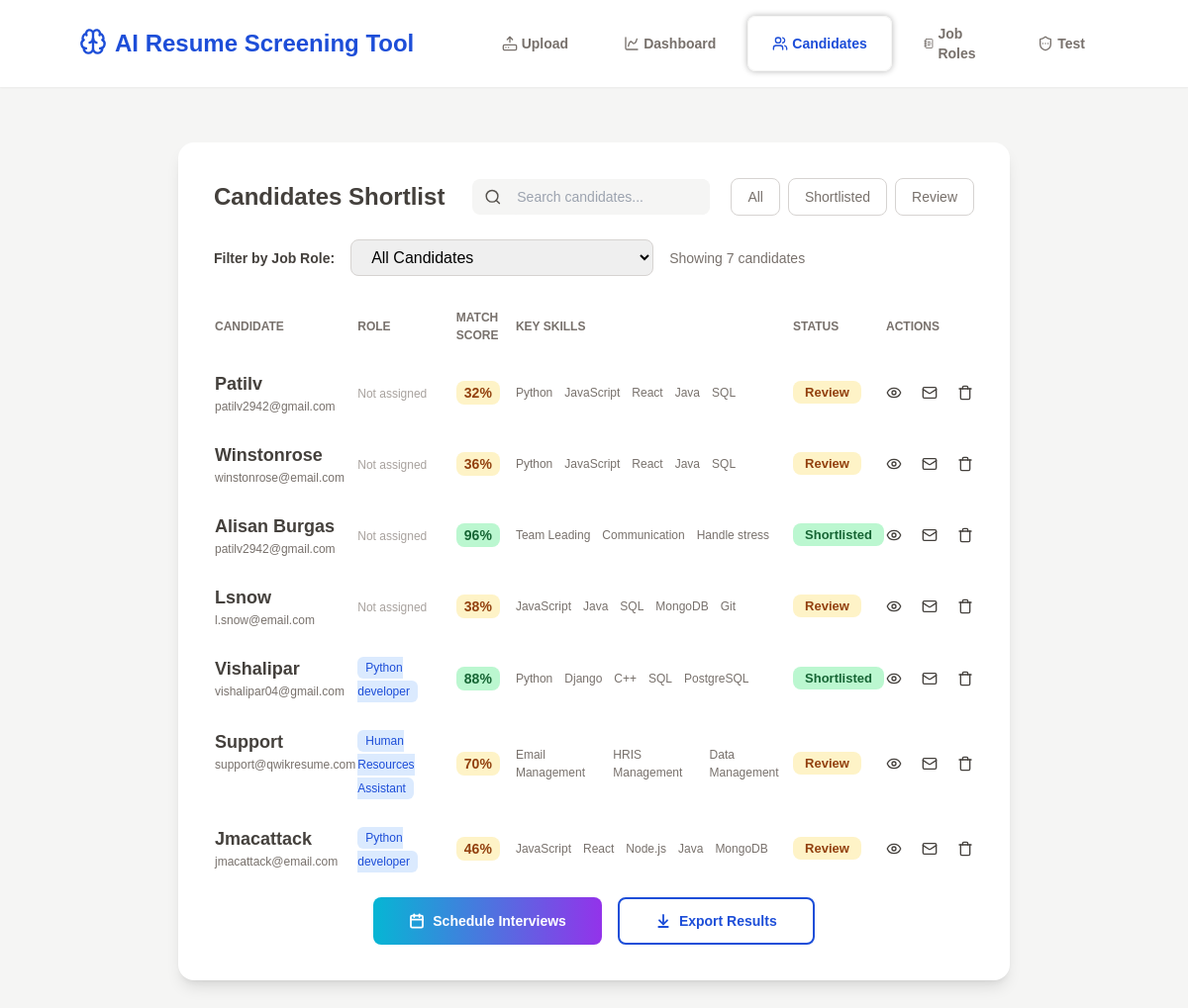
/candidates/, run on the app's committed database.
### resume_screening/models.py (models this page shows, shortened)
class UserInfo(models.Model):
    name = models.CharField(max_length=50)
    email = models.EmailField()
    score = models.IntegerField()
    skills = models.JSONField(default=list)
    resume = models.FileField(upload_to='resumes/')
    status = models.BooleanField(default=False)
    job_role = models.ForeignKey(JobRole, null=True, blank=True, on_delete=models.SET_NULL)

### resume_parser/models.py (models this page shows, shortened)
class JobRole(models.Model):
    title = models.CharField(max_length=255)
    description = models.TextField()
    required_skills = models.JSONField(default=list)
    experience_required = models.IntegerField(default=0)
    education_level = models.CharField(max_length=200, blank=True)
    location = models.CharField(max_length=255, blank=True)
    salary_range = models.CharField(max_length=100, blank=True)
    status = models.CharField(max_length=20, default='active', choices=[
        ('active', 'Active'),
        ('closed', 'Closed')
    ])
    created_at = models.DateTimeField(auto_now_add=True)

### resume_screening/views.py (the view)
# urls.py: path('candidates/', views.candidates, name='candidates'),
def candidates(request):
    job_filter = request.GET.get('job_role', 'all')
    if job_filter == 'all':
        users = UserInfo.objects.all()
    else:
        users = UserInfo.objects.filter(job_role_id=job_filter)
    job_roles = JobRole.objects.filter(userinfo__isnull=False).distinct().order_by('-created_at')
    candidates = users.count()
    context = {
        'candidates': candidates,
        'users': users,
        'job_roles': job_roles,
        'selected_job': job_filter,
    }
    return render(request, 'candidates.html', context)

### resume_screening/templates/candidates.html (shortened to what this page needs)
{% extends "screening.html" %}
{% block content %}
<div class="p-9 bg-white rounded-2xl shadow-lg">
    <div class='flex justify-between items-center'>
        <p class='text-2xl text-stone-700 font-semibold'>Candidates Shortlist</p>
        <div class="flex items-center gap-2 w-[20vw] pl-3 text-stone-600 bg-stone-100 rounded-lg">
            <svg xmlns="http://www.w3.org/2000/svg" width="20" height="20" viewBox="0 0 24 24" fill="none" stroke="currentColor" stroke-width="2" stroke-linecap="round" stroke-linejoin="round" class="lucide lucide-search-icon lucide-search"><path d="m21 21-4.34-4.34"/><circle cx="11" cy="11" r="8"/></svg>
            <input type="search" name="search" id="" placeholder='Search candidates...' class='text-sm p-2 w-full bg-stone-100 rounded-lg outline-none'>
        </div>
        <div class="filters flex justify-end gap-2 w-[20vw] h-full text-sm">
            <button onclick = "filterByScore('all')" class='px-4 py-2 text-stone-500 border border-stone-300 rounded-lg'>
                All
            </button>
            <button onclick = "filterByScore(80,100)" class='px-4 py-2 text-stone-500 border border-stone-300 rounded-lg'>
                Shortlisted
            </button>
            <button onclick = "filterByScore(0,79)" class='px-4 py-2 text-stone-500 border border-stone-300 rounded-lg'>
                Review
            </button>
        </div>
    </div>
    {% if candidates %}
    <div class="mt-6 flex items-center gap-4">
        <label class="text-sm font-semibold text-stone-700">Filter by Job Role:</label>
        <select id="job-filter" onchange="filterByJob()"
            class="px-4 py-2 border border-stone-300 rounded-lg focus:outline-none focus:border-blue-500">
            <option value="all" {% if selected_job == 'all' %}selected{% endif %}>All Candidates</option>
        </select>
        <span class="text-sm text-stone-500">
            Showing {{ candidates }} candidate{{ candidates|pluralize }}
        </span>
    </div>
    <div class="mt-2 w-full">
        <table class='w-full border-separate border-spacing-y-6'>
            <thead>
                <tr class='text-stone-500 text-[12px]'>
                    <th class='font-semibold text-start'>CANDIDATE</th>
                    <th class='text-start'>ROLE</th>
                    <th class='text-start'>MATCH SCORE</th>
                    <th class='text-start'>KEY SKILLS</th>
                    <th class='text-start'>STATUS</th>
                    <th class='text-start'>ACTIONS</th>
                </tr>
            </thead>
            <tbody class=''>
                {% for user in users %}
                <tr class='text-stone-700'>
                    <td class='flex flex-col'>
                        <span class='text-lg font-semibold'>{{ user.name }}</span>
                        <span class='text-[12px] text-stone-500'>{{ user.email }}</span>
                    </td>
                    <td>
                        {% if user.job_role %}
                        <span class="px-2 py-1 bg-blue-100 text-blue-700 rounded-md text-xs">
                            {{ user.job_role.title }}
                        </span>
                        {% else %}
                        <span class="text-stone-400 text-xs">Not assigned</span>
                        {% endif %}
                    </td>
                    <td class='text-sm font-semibold'>
                        <span class='px-2 py-1 {% if user.score >= 80 %}text-green-800 bg-green-200 {% else %}text-amber-800 bg-amber-100{% endif %} rounded-lg'>
                            {{ user.score }}%
                        </span>
                    </td>
                    <td>
                        <p class='flex gap-3 text-[12px] text-stone-500'>
                            {% for skill in user.skills %}
                            <span>{{ skill }}</span>
                            {% endfor %}
                        </p>
                    </td>
                    <td>
                        <p class='text-[13px] font-semibold w-fit'>
                            {% if user.status %} <span class='text-green-800 bg-green-200 px-3 py-1 rounded-lg'>Shortlisted</span>
                            {% else %} <span class='text-amber-800 bg-amber-100 px-3 py-1 rounded-lg'>Review</span>
                            {% endif %}
                        </p>
                    </td>
                    <td>
                        <div class='flex items-center gap-5'>
                            <a href="{{ user.resume.url }}" target="_blank" class='cursor-pointer hover:text-blue-700' title='View'>
                            </a>
                            <span onclick="openEmailModal('{{ user.email }}', '{{ user.name }}')" class='cursor-pointer hover:text-blue-700' title='Contact'>
                            </span>
                            <span class='cursor-pointer hover:text-blue-700' title='Remove' onclick = "if(confirm('Delete this user?')) window.location.href = '{% url 'delete_user' user.id %}'">
                            </span>
                        </div>
                    </td>
                </tr>
                {% endfor %}
            </tbody>
        </table>
    </div>
    <div class="flex justify-center gap-4">
        <button onclick="openScheduleModal()" class='flex gap-2 items-center text-white bg-gradient-to-r from-cyan-500 to-purple-600 text-sm font-semibold px-9 py-3  rounded-lg transition-colors duration-[400ms]'>
            Schedule Interviews
        </button>
        <a href='{% url "export_candidates" %}' class='flex gap-2 items-center text-blue-700 hover:text-white hover:bg-blue-600 text-sm font-semibold border-2 border-blue-700 px-9 py-3 rounded-lg'>
            Export Results
        </a>
    </div>
    {% else %}
    <p class='flex justify-center mt-9 mb-4 text-stone-400'>No Candidates</p>
    {% endif %}
</div>
{% endblock %}

### resume_screening/templates/screening.html (shortened to what this page needs)
<!DOCTYPE html>
<html>
<head>
    <script src = 'https://cdn.tailwindcss.com'></script>
</head>
<body class='bg-stone-100'>
    <header class='flex justify-center items-center w-full px-20 py-4 bg-white shadow-sm top-0 sticky z-50'>
        <div class="heading w-[35vw]">
            <a href='{% url "home" %}' class='flex gap-2 text-2xl text-blue-700 w-fit font-bold'>
                AI Resume Screening Tool
            </a>
        </div>
        <div class="tabs flex gap-2 text-sm font-semibold w-fit">
            {% if not request.session.is_candidate %}
            <a href='{% url "home" %}' class='flex items-center gap-1 cursor-pointer px-6 py-2 w-fit {% if request.path == "/" %}text-blue-700 border border-stone-100 shadow-[0_0_6px_rgba(0,0,0,0.3)] rounded-lg {% else %}text-stone-500 hover:text-stone-800 {% endif %}'>
                Upload
            </a>
            <a href='{% url "dashboard" %}' class='flex items-center gap-1 {% if "dashboard" in request.path %}text-blue-700 border border-stone-100 shadow-[0_0_6px_rgba(0,0,0,0.3)] rounded-lg {% else %}text-stone-500 hover:text-stone-800 {% endif %} cursor-pointer px-6 py-2 w-fit'>
                Dashboard
            </a>
            <a href='{% url "candidates" %}' class='flex items-center gap-1 {% if "candidates" in request.path %}text-blue-700 border border-stone-100 shadow-[0_0_6px_rgba(0,0,0,0.3)] rounded-lg {% else %}text-stone-500 hover:text-stone-800 {% endif %} cursor-pointer px-6 py-2 w-fit'>
                Candidates
            </a>
            <a href='{% url "job_roles" %}' class='flex items-center gap-1 {% if "job-roles" in request.path %}text-blue-700 border border-stone-100 shadow-[0_0_6px_rgba(0,0,0,0.3)] rounded-lg {% else %}text-stone-500 hover:text-stone-800 {% endif %} cursor-pointer px-6 py-2 w-fit'>
                Job Roles
            </a>
            <a href="{% url 'organize_test' %}" class='flex items-center gap-1 {% if "test" in request.path %}text-blue-700 border border-stone-100 shadow-[0_0_6px_rgba(0,0,0,0.3)] rounded-lg {% else %}text-stone-500 hover:text-stone-800 {% endif %} cursor-pointer px-6 py-2 w-fit'>
                Test
            </a>
            {% endif %}
        </div>
    </header>
    <div class="flex gap-3">
        <div id="mainContent" class="flex-1">
            <div class="max-w-[70vw] mx-auto mt-14 mb-[50px]">
                {% block content %}{% endblock %}
            </div>
        </div>
    </div>
</body>
</html>

### resume_screening/templates/screening.html (style rules this page uses)
body { font-family: Arial; margin: 50px auto; }

### data on the page
UserInfo: name "Patilv", email "patilv2942@gmail.com", shows "Not assigned", score "32", skills "Python" "JavaScript" "React" "Java" "SQL", status "Review"
UserInfo: name "Winstonrose", email "winstonrose@email.com", shows "Not assigned", score "36", skills "Python" "JavaScript" "React" "Java" "SQL", status "Review"
UserInfo: name "Alisan Burgas", email "patilv2942@gmail.com", shows "Not assigned", score "96", skills "Team Leading" "Communication" "Handle stress", status "Shortlisted"
UserInfo: name "Lsnow", email "l.snow@email.com", shows "Not assigned", score "38", skills "JavaScript" "Java" "SQL" "MongoDB" "Git", status "Review"
UserInfo: name "Vishalipar", email "vishalipar04@gmail.com", job_role "Python developer", score "88", skills "Python" "Django" "C++" "SQL" "PostgreSQL", status "Shortlisted"
UserInfo: name "Support", email "support@qwikresume.com", job_role "Human Resources Assistant", score "70", skills "Email Management" "HRIS Management" "Data Management", status "Review"
UserInfo: name "Jmacattack", email "jmacattack@email.com", job_role "Python developer", score "46", skills "JavaScript" "React" "Node.js" "Java" "MongoDB", status "Review"

### other printed values
{{ candidates }} "7"
